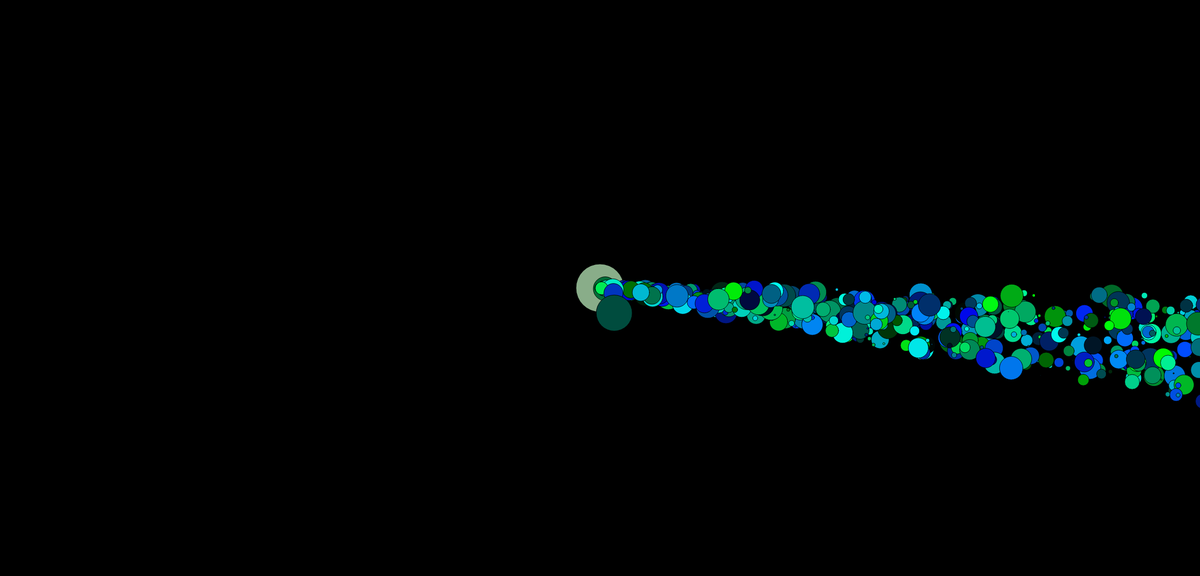
Frame 1 (no input)
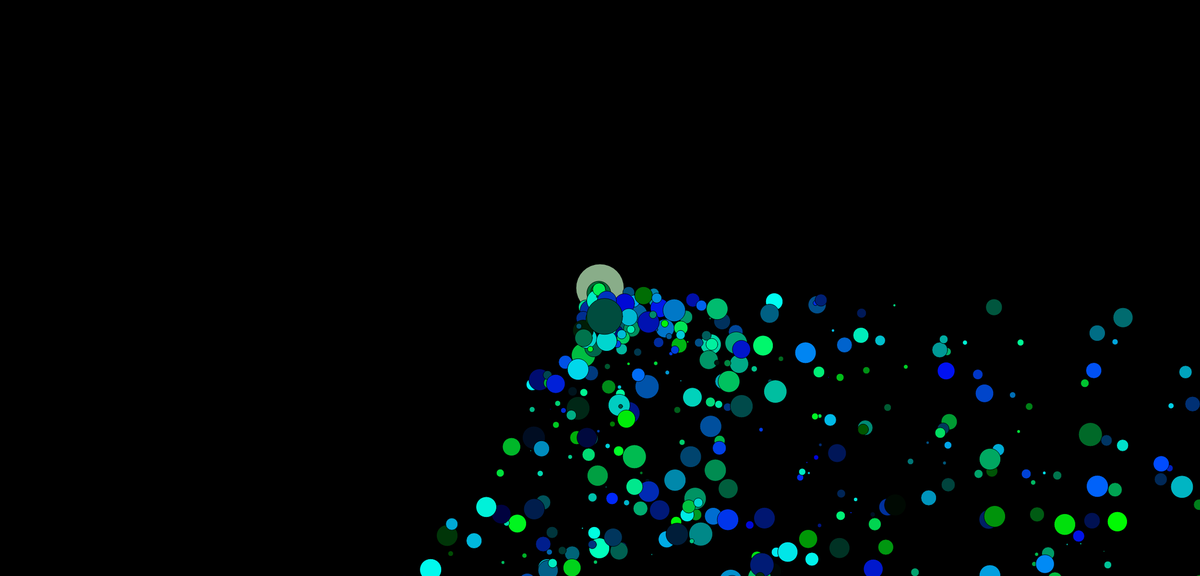
Frame 60 (no input)
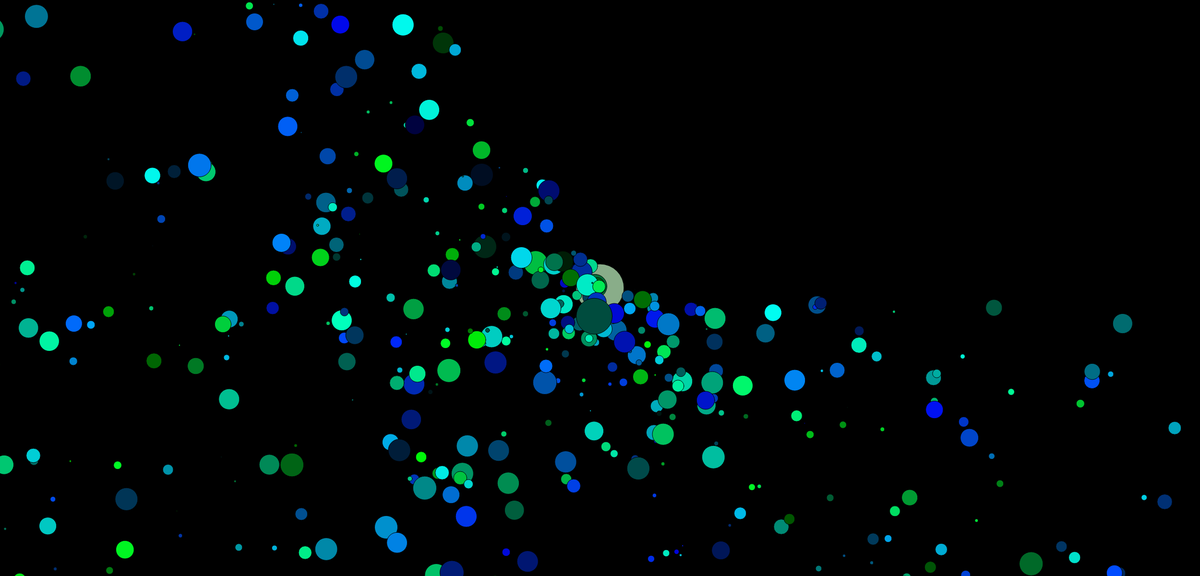
Frame 120 (the mouse pressed at the canvas centre since frame 60)

The p5.js sketch that drew these frames (run headless with seeded random() and noise() and a simulated clock; from frame 60 on, the mouse is pressed at the canvas centre):

// p5.js sketch
// ── sketch.js

let mars
let saturn
let planets = [];

function setup() {
  createCanvas(2500, 1200);
    mars = new Planet(30, 20, 40);
    saturn = new Planet(60, 60, 75);
    for (var i = 0; i < 1000; i++) {
      let p = new Planet(random(width), random(10), random(50));
      planets.push(p);
    }
}

function draw() {
  background(0);
  fill(137, 173, 137);
  ellipse(width/2, height/2, 100, 100);
  for (var i = 0; i < planets.length; i++) {
    planets[i].move();
    planets[i].display();
  }
  mars.move();
  saturn.move();
  mars.display();
  saturn.display();
 

}


class Planet{

  constructor(radius, offset, size){
    this.radius = radius;
    this.x;
    this.y;
    this.clockwise = true;
    this.color = color(random(0), random(255), random(255));
    this.offset = offset;
    this.size = size; 
    this.movement = 0;
    this.speed = random(2);
  }
//current working on changing translate
  display(){
    push();
    translate(width/2, height/2);
    fill(this.color);
    ellipse(this.x, this.y, this.size, this.size);
    //print(movement);
    pop();
  }

  move(){
    if (this.movement == 359){
      this.clockwise = false;
    }
    if (this.movement == -1){
      this.clockwise = true;
    }
    if (this.clockwise){
        this.movement+= this.speed;
    }else{
        this.movement-= this.speed;  
      }
      this.y = sin(radians(this.movement + this.offset))* this.radius;
      this.x = cos(radians(this.movement + this.offset))* this.radius;

  }
}
